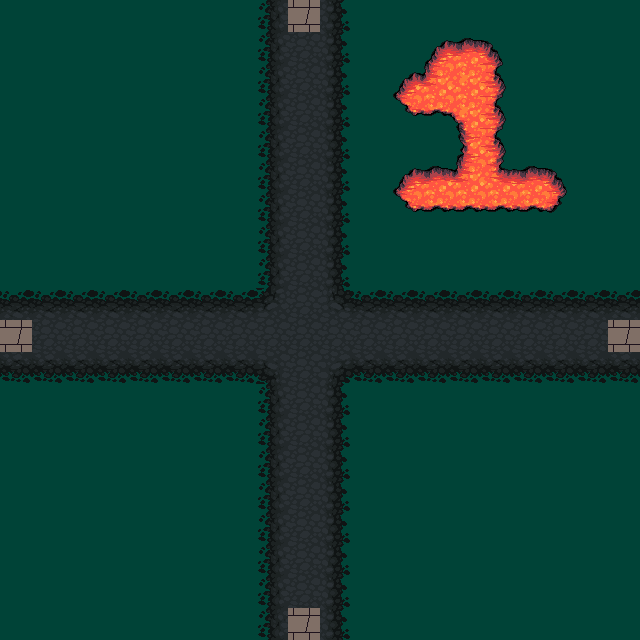

A 2D game scene composited from a Tiled map and its tileset images. What follows is a short description and the map's XML, with every tile layer's data as written:
An orthogonal 20x20 tile map with 32x32 px tiles, 3 tile layers (grass, road, num) and 4 objects (e4, e3, e2, e1).

<map version="1.4" tiledversion="1.4.3" orientation="orthogonal" renderorder="right-down" width="20" height="20" tilewidth="32" tileheight="32" infinite="0" nextlayerid="5" nextobjectid="5">
 <tileset firstgid="1" source="../Maps/klipartz.com.tsx" />
 <layer id="1" name="grass" width="20" height="20">
  <data encoding="csv">
872,872,872,872,872,872,872,872,872,872,872,872,872,872,872,872,872,872,872,872,
872,872,872,872,872,872,872,872,872,872,872,872,872,872,872,872,872,872,872,872,
872,872,872,872,872,872,872,872,872,872,872,872,872,872,872,872,872,872,872,872,
872,872,872,872,872,872,872,872,872,872,872,872,872,872,872,872,872,872,872,872,
872,872,872,872,872,872,872,872,872,872,872,872,872,872,872,872,872,872,872,872,
872,872,872,872,872,872,872,872,872,872,872,872,872,872,872,872,872,872,872,872,
872,872,872,872,872,872,872,872,872,872,872,872,872,872,872,872,872,872,872,872,
872,872,872,872,872,872,872,872,872,872,872,872,872,872,872,872,872,872,872,872,
872,872,872,872,872,872,872,872,872,872,872,872,872,872,872,872,872,872,872,872,
872,872,872,872,872,872,872,872,872,872,872,872,872,872,872,872,872,872,872,872,
872,872,872,872,872,872,872,872,872,872,872,872,872,872,872,872,872,872,872,872,
872,872,872,872,872,872,872,872,872,872,872,872,872,872,872,872,872,872,872,872,
872,872,872,872,872,872,872,872,872,872,872,872,872,872,872,872,872,872,872,872,
872,872,872,872,872,872,872,872,872,872,872,872,872,872,872,872,872,872,872,872,
872,872,872,872,872,872,872,872,872,872,872,872,872,872,872,872,872,872,872,872,
872,872,872,872,872,872,872,872,872,872,872,872,872,872,872,872,872,872,872,872,
872,872,872,872,872,872,872,872,872,872,872,872,872,872,872,872,872,872,872,872,
872,872,872,872,872,872,872,872,872,872,872,872,872,872,872,872,872,872,872,872,
872,872,872,872,872,872,872,872,872,872,872,872,872,872,872,872,872,872,872,872,
872,872,872,872,872,872,872,872,872,872,872,872,872,872,872,872,872,872,872,872
</data>
 </layer>
 <layer id="2" name="road" width="20" height="20">
  <data encoding="csv">
0,0,0,0,0,0,0,0,307,882,309,0,0,0,0,0,0,0,0,0,
0,0,0,0,0,0,0,0,307,308,309,0,0,0,0,0,0,0,0,0,
0,0,0,0,0,0,0,0,307,308,309,0,0,0,0,0,0,0,0,0,
0,0,0,0,0,0,0,0,307,308,309,0,0,0,0,0,0,0,0,0,
0,0,0,0,0,0,0,0,307,308,309,0,0,0,0,0,0,0,0,0,
0,0,0,0,0,0,0,0,307,308,309,0,0,0,0,0,0,0,0,0,
0,0,0,0,0,0,0,0,307,308,309,0,0,0,0,0,0,0,0,0,
0,0,0,0,0,0,0,0,307,308,309,0,0,0,0,0,0,0,0,0,
0,0,0,0,0,0,0,0,307,308,309,0,0,0,0,0,0,0,0,0,
276,276,276,276,276,276,276,276,245,308,244,276,276,276,276,276,276,276,276,276,
882,308,308,308,308,308,308,308,308,308,308,308,308,308,308,308,308,308,308,882,
340,340,340,340,340,340,340,340,213,308,212,340,340,340,340,340,340,340,340,340,
0,0,0,0,0,0,0,0,307,308,309,0,0,0,0,0,0,0,0,0,
0,0,0,0,0,0,0,0,307,308,309,0,0,0,0,0,0,0,0,0,
0,0,0,0,0,0,0,0,307,308,309,0,0,0,0,0,0,0,0,0,
0,0,0,0,0,0,0,0,307,308,309,0,0,0,0,0,0,0,0,0,
0,0,0,0,0,0,0,0,307,308,309,0,0,0,0,0,0,0,0,0,
0,0,0,0,0,0,0,0,307,308,309,0,0,0,0,0,0,0,0,0,
0,0,0,0,0,0,0,0,307,308,309,0,0,0,0,0,0,0,0,0,
0,0,0,0,0,0,0,0,307,882,309,0,0,0,0,0,0,0,0,0
</data>
 </layer>
 <layer id="4" name="num" width="20" height="20">
  <data encoding="csv">
0,0,0,0,0,0,0,0,0,0,0,0,0,0,0,0,0,0,0,0,
0,0,0,0,0,0,0,0,0,0,0,0,0,272,273,274,0,0,0,0,
0,0,0,0,0,0,0,0,0,0,0,0,272,242,305,306,0,0,0,0,
0,0,0,0,0,0,0,0,0,0,0,0,336,337,210,306,0,0,0,0,
0,0,0,0,0,0,0,0,0,0,0,0,0,0,304,306,0,0,0,0,
0,0,0,0,0,0,0,0,0,0,0,0,272,273,242,241,273,274,0,0,
0,0,0,0,0,0,0,0,0,0,0,0,336,337,337,337,337,338,0,0,
0,0,0,0,0,0,0,0,0,0,0,0,0,0,0,0,0,0,0,0,
0,0,0,0,0,0,0,0,0,0,0,0,0,0,0,0,0,0,0,0,
0,0,0,0,0,0,0,0,0,0,0,0,0,0,0,0,0,0,0,0,
0,0,0,0,0,0,0,0,0,0,0,0,0,0,0,0,0,0,0,0,
0,0,0,0,0,0,0,0,0,0,0,0,0,0,0,0,0,0,0,0,
0,0,0,0,0,0,0,0,0,0,0,0,0,0,0,0,0,0,0,0,
0,0,0,0,0,0,0,0,0,0,0,0,0,0,0,0,0,0,0,0,
0,0,0,0,0,0,0,0,0,0,0,0,0,0,0,0,0,0,0,0,
0,0,0,0,0,0,0,0,0,0,0,0,0,0,0,0,0,0,0,0,
0,0,0,0,0,0,0,0,0,0,0,0,0,0,0,0,0,0,0,0,
0,0,0,0,0,0,0,0,0,0,0,0,0,0,0,0,0,0,0,0,
0,0,0,0,0,0,0,0,0,0,0,0,0,0,0,0,0,0,0,0,
0,0,0,0,0,0,0,0,0,0,0,0,0,0,0,0,0,0,0,0
</data>
 </layer>
 <objectgroup id="3" name="exits">
  <object id="1" name="e4" x="0" y="320" width="32" height="32" />
  <object id="2" name="e3" x="288" y="0" width="32" height="32" />
  <object id="3" name="e2" x="608" y="320" width="32" height="32" />
  <object id="4" name="e1" x="288" y="608" width="32" height="32" />
 </objectgroup>
</map>
